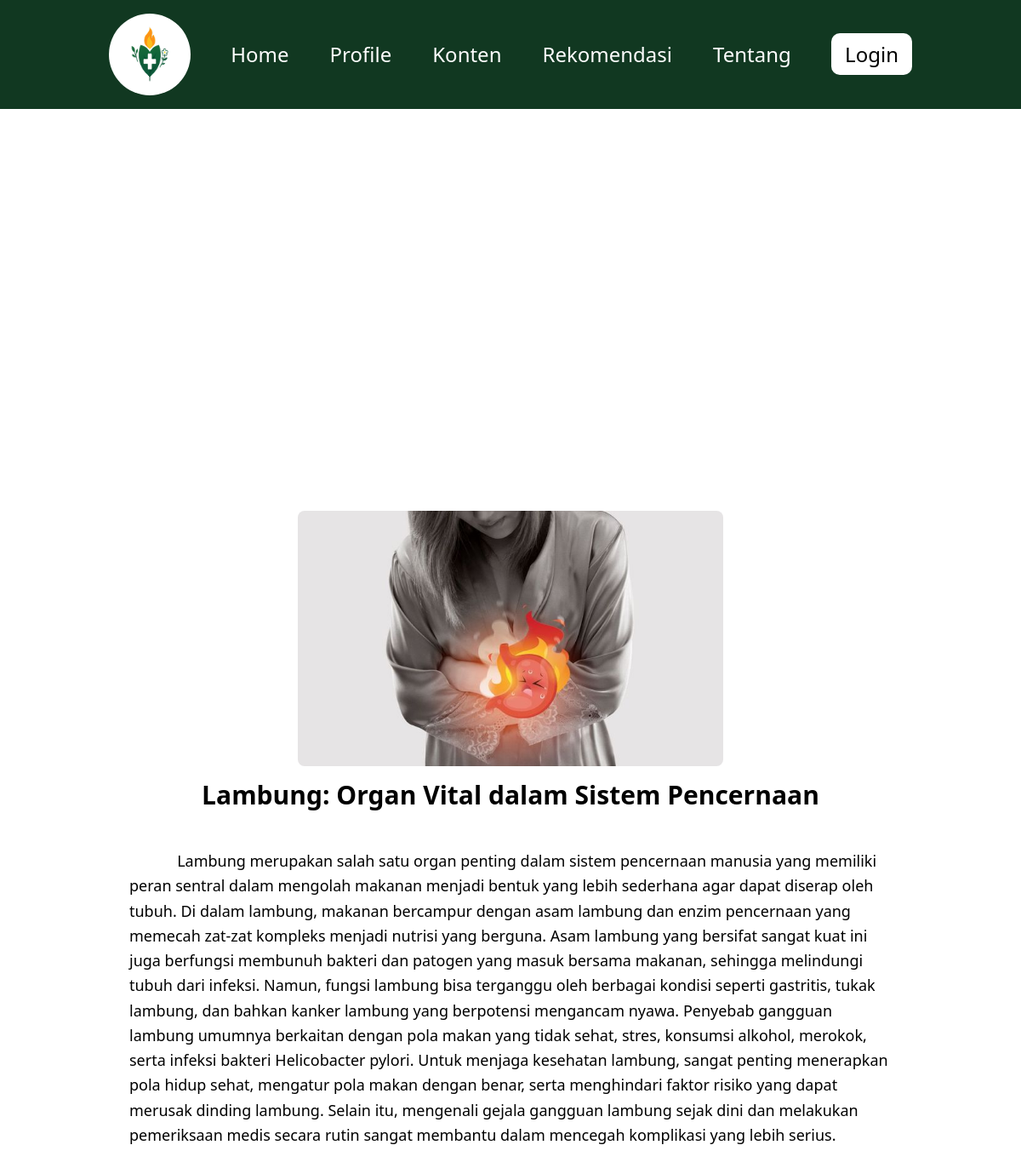
The page /user/home.php?page=tampilan_artikel&id=32 on the database its author committed.
### tables this page shows
CREATE TABLE `konten` (
  `id` int NOT NULL,
  `judul` varchar(200) NOT NULL,
  `deskripsi` text NOT NULL,
  `gambar` varchar(255) DEFAULT NULL,
  `tipe_konten` enum('Artikel','Video') NOT NULL,
  `isi_artikel` text,
  `video_link` varchar(255) DEFAULT NULL
);

### user/home.php (called while the page is built, shortened)
<?php
include __DIR__ . '/../config/koneksi.php';
include __DIR__ . '/../config/function_tampilartikel.php';
$page = $_GET['page'] ?? 'home';
$showNavbar = true;
switch ($page) {
    case 'tampilan_artikel':
        $artikel_id = $_GET['id'] ?? 0;
        $artikel = getArtikelById($conn, $artikel_id);
        if (!$artikel) {
            $pageTitle = "Artikel Tidak Ditemukan";
            $content = "<p>Maaf, artikel tidak ditemukan.</p>";
        } else {
            include __DIR__ . '/../includes/tampilan_artikel.php';
            $content = ob_get_clean();
        }
        break;
}
include __DIR__ . '/../includes/app.php';

### config/function_tampilartikel.php (called while the page is built, shortened)
<?php
function getArtikelById($conn, $id) {
    $id = (int)$id;
    $query = "SELECT * FROM konten WHERE id = $id AND tipe_konten = 'Artikel'";
    $result = mysqli_query($conn, $query);
    $artikel = mysqli_fetch_assoc($result);
    return $artikel ?: false;
}
?>

### includes/tampilan_artikel.php (the view, shortened to what this page needs)
<?php
$gambar_path = $artikel['gambar'] ? '../assets/img/artikel/' . $artikel['gambar'] : 'default.jpg';
?>
<div class="flex items-center justify-center min-h-screen p-10">
    <div class="max-w-4xl w-full">
        <div class="mb-4 text-center">
            <img src="<?= htmlspecialchars($gambar_path) ?>" alt="<?= htmlspecialchars($artikel['judul']) ?>"
                class="rounded-lg mx-auto" style="width: 500px; height: 300px; object-fit:cover "/>
        </div>
        <h1 class="text-3xl font-bold mb-4 text-center"><?= htmlspecialchars($artikel['judul']) ?></h1>
        <div class="text-lg leading-relaxed whitespace-pre-wrap">
            <?= nl2br(htmlspecialchars($artikel['isi_artikel'])) ?>
        </div>
    </div>
</div>

### includes/app.php (shortened to what this page needs)
<!DOCTYPE html>
<html lang="id" class="scroll-smooth">
<head>
    <script src="https://cdn.tailwindcss.com"></script>
</head>
<body class="p-0 m-0">
    <?php if ($showNavbar): ?>
        <?php include __DIR__ . '/navbar_home.php'; ?>
    <?php endif; ?>
    <main class="min-h-screen p-0 m-0 bg-transparent">
            <?= $content ?>
    </main>
</body>
</html>

### includes/navbar_home.php (shortened to what this page needs)
<div
    class="relative bg-green-950/95 w-full max-w-full h-28 sm:h-32 mx-auto flex flex-wrap items-center px-4 sm:px-8 md:px-32">
    <div class="flex justify-center items-center mr-auto md:mr-0">
        <div class="w-16 h-16 sm:w-24 sm:h-24 bg-white rounded-full flex justify-center items-center">
            <img class="w-16 h-10 sm:w-30 sm:h-20" src="../assets/img/logo.png" />
        </div>
    </div>
    <nav id="menu"
        class="hidden md:flex flex-col md:flex-row w-full md:w-auto mt-4 md:mt-0 md:flex-1 md:justify-center absolute md:static left-0 top-full z-20 bg-green-950/95 md:bg-transparent px-4 md:px-0 py-4 md:py-0 rounded-b-lg md:rounded-none shadow md:shadow-none">
        <ul
            class="flex flex-col md:flex-row items-center md:space-x-12 text-white font-poppins text-lg sm:text-2xl font-light">
            <li class="cursor-pointer py-2 md:py-0"><a href="../user/home.php">Home</a></li>
            <li class="cursor-pointer py-2 md:py-0"><a href="../user/profile.php">Profile</a></li>
            <li class="cursor-pointer py-2 md:py-0"><a href="../user/konten.php">Konten</a></li>
            <li class="cursor-pointer py-2 md:py-0"><a href="../user/rekomendasi.php">Rekomendasi</a></li>
            <li class="cursor-pointer py-2 md:py-0"><a href="../user/home.php#tentang">Tentang</a></li>
        </ul>
    </nav>
    <div class="ml-auto hidden md:block">
        <?php if (isset($_SESSION['email']) && !empty($_SESSION['email'])): ?>
            <a href="../logout.php"
                class="bg-white rounded-[10px] w-42 h-12 px-4 py-2 text-black text-2xl font-medium leading-tight font-poppins cursor-pointer hover:bg-gray-200 transition">
                Logout
            </a>
        <?php else: ?>
            <a href="../login.php"
                class="bg-white rounded-[10px] w-42 h-12 px-4 py-2 text-black text-2xl font-medium leading-tight font-poppins cursor-pointer hover:bg-gray-200 transition">
                Login
            </a>
        <?php endif; ?>
    </div>
</div>

### rows shown on the page
konten: gambar (picture), judul "Lambung: Organ Vital dalam Sistem Pencernaan", isi_artikel "Lambung merupakan salah satu organ penting dalam sistem pencernaan manusia yang memiliki peran sentral dalam mengolah makanan menjadi bentuk yang lebih sederhana agar dapat diserap oleh tubuh. Di dalam lambung, makanan bercampur dengan asam lambung dan enzim pencernaan yang memecah zat-zat kompleks menjadi nutrisi yang berguna. Asam lambung yang bersifat sangat kuat ini juga berfungsi membunuh bakteri dan patogen yang masuk bersama makanan, sehingga melindungi tubuh dari infeksi. Namun, fungsi lambung bisa terganggu oleh berbagai kondisi seperti gastritis, tukak lambung, dan bahkan kanker lambung yang berpotensi mengancam nyawa. Penyebab gangguan lambung umumnya berkaitan dengan pola makan…"
